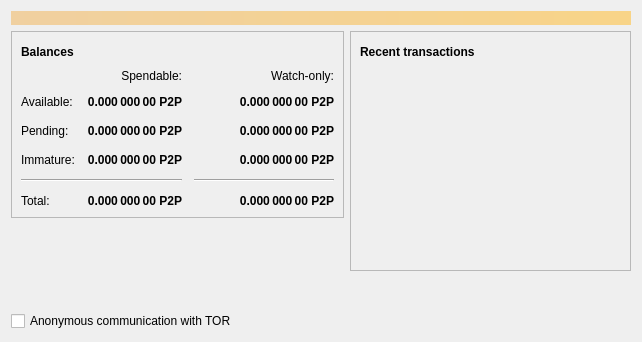
<?xml version="1.0" encoding="UTF-8"?>
<ui version="4.0">
 <class>OverviewPage</class>
 <widget class="QWidget" name="OverviewPage">
  <property name="geometry">
   <rect>
    <x>0</x>
    <y>0</y>
    <width>642</width>
    <height>342</height>
   </rect>
  </property>
  <property name="windowTitle">
   <string>Form</string>
  </property>
  <layout class="QVBoxLayout" name="topLayout">
   <item>
    <widget class="QLabel" name="labelAlerts">
     <property name="visible">
      <bool>false</bool>
     </property>
     <property name="styleSheet">
      <string notr="true">QLabel { background-color: qlineargradient(x1: 0, y1: 0, x2: 1, y2: 0, stop:0 #F0D0A0, stop:1 #F8D488); color:#000000; }</string>
     </property>
     <property name="wordWrap">
      <bool>true</bool>
     </property>
     <property name="margin">
      <number>3</number>
     </property>
     <property name="textInteractionFlags">
      <set>Qt::TextSelectableByMouse</set>
     </property>
    </widget>
   </item>
   <item>
    <layout class="QHBoxLayout" name="horizontalLayout" stretch="1,1">
     <item>
      <layout class="QVBoxLayout" name="verticalLayout_2">
       <item>
        <widget class="QFrame" name="frame">
         <property name="frameShape">
          <enum>QFrame::StyledPanel</enum>
         </property>
         <property name="frameShadow">
          <enum>QFrame::Raised</enum>
         </property>
         <layout class="QVBoxLayout" name="verticalLayout_4">
          <item>
           <layout class="QHBoxLayout" name="horizontalLayout_4">
            <item>
             <widget class="QLabel" name="label_5">
              <property name="font">
               <font>
                <weight>75</weight>
                <bold>true</bold>
               </font>
              </property>
              <property name="text">
               <string>Balances</string>
              </property>
             </widget>
            </item>
            <item>
             <widget class="QPushButton" name="labelWalletStatus">
              <property name="enabled">
               <bool>false</bool>
              </property>
              <property name="maximumSize">
               <size>
                <width>30</width>
                <height>16777215</height>
               </size>
              </property>
              <property name="toolTip">
               <string>The displayed information may be out of date. Your wallet automatically synchronizes with the Eledger network after a connection is established, but this process has not completed yet.</string>
              </property>
              <property name="text">
               <string/>
              </property>
              <property name="icon">
               <iconset resource="../bitcoin.qrc">
                <normaloff>:/icons/warning</normaloff>
                <disabledoff>:/icons/warning</disabledoff>:/icons/warning</iconset>
              </property>
              <property name="iconSize">
               <size>
                <width>24</width>
                <height>24</height>
               </size>
              </property>
              <property name="flat">
               <bool>true</bool>
              </property>
             </widget>
            </item>
            <item>
             <spacer name="horizontalSpacer_3">
              <property name="orientation">
               <enum>Qt::Horizontal</enum>
              </property>
              <property name="sizeHint" stdset="0">
               <size>
                <width>40</width>
                <height>20</height>
               </size>
              </property>
             </spacer>
            </item>
           </layout>
          </item>
          <item>
           <layout class="QGridLayout" name="gridLayout">
            <property name="spacing">
             <number>12</number>
            </property>
            <item row="2" column="2">
             <widget class="QLabel" name="labelWatchPending">
              <property name="font">
               <font>
                <weight>75</weight>
                <bold>true</bold>
               </font>
              </property>
              <property name="cursor">
               <cursorShape>IBeamCursor</cursorShape>
              </property>
              <property name="toolTip">
               <string>Unconfirmed transactions to watch-only addresses</string>
              </property>
              <property name="text">
               <string notr="true">0.000 000 00 P2P</string>
              </property>
              <property name="alignment">
               <set>Qt::AlignRight|Qt::AlignTrailing|Qt::AlignVCenter</set>
              </property>
              <property name="textInteractionFlags">
               <set>Qt::LinksAccessibleByMouse|Qt::TextSelectableByKeyboard|Qt::TextSelectableByMouse</set>
              </property>
             </widget>
            </item>
            <item row="2" column="1">
             <widget class="QLabel" name="labelUnconfirmed">
              <property name="font">
               <font>
                <weight>75</weight>
                <bold>true</bold>
               </font>
              </property>
              <property name="cursor">
               <cursorShape>IBeamCursor</cursorShape>
              </property>
              <property name="toolTip">
               <string>Total of transactions that have yet to be confirmed, and do not yet count toward the spendable balance</string>
              </property>
              <property name="text">
               <string notr="true">0.000 000 00 P2P</string>
              </property>
              <property name="alignment">
               <set>Qt::AlignRight|Qt::AlignTrailing|Qt::AlignVCenter</set>
              </property>
              <property name="textInteractionFlags">
               <set>Qt::LinksAccessibleByMouse|Qt::TextSelectableByKeyboard|Qt::TextSelectableByMouse</set>
              </property>
             </widget>
            </item>
            <item row="3" column="2">
             <widget class="QLabel" name="labelWatchImmature">
              <property name="font">
               <font>
                <weight>75</weight>
                <bold>true</bold>
               </font>
              </property>
              <property name="cursor">
               <cursorShape>IBeamCursor</cursorShape>
              </property>
              <property name="toolTip">
               <string>Mined balance in watch-only addresses that has not yet matured</string>
              </property>
              <property name="text">
               <string notr="true">0.000 000 00 P2P</string>
              </property>
              <property name="alignment">
               <set>Qt::AlignRight|Qt::AlignTrailing|Qt::AlignVCenter</set>
              </property>
              <property name="textInteractionFlags">
               <set>Qt::LinksAccessibleByMouse|Qt::TextSelectableByKeyboard|Qt::TextSelectableByMouse</set>
              </property>
             </widget>
            </item>
            <item row="4" column="0" colspan="2">
             <widget class="Line" name="line">
              <property name="orientation">
               <enum>Qt::Horizontal</enum>
              </property>
             </widget>
            </item>
            <item row="4" column="2">
             <widget class="Line" name="lineWatchBalance">
              <property name="sizePolicy">
               <sizepolicy hsizetype="Preferred" vsizetype="Fixed">
                <horstretch>0</horstretch>
                <verstretch>0</verstretch>
               </sizepolicy>
              </property>
              <property name="minimumSize">
               <size>
                <width>140</width>
                <height>0</height>
               </size>
              </property>
              <property name="orientation">
               <enum>Qt::Horizontal</enum>
              </property>
             </widget>
            </item>
            <item row="5" column="0">
             <widget class="QLabel" name="labelTotalText">
              <property name="text">
               <string>Total:</string>
              </property>
             </widget>
            </item>
            <item row="3" column="1">
             <widget class="QLabel" name="labelImmature">
              <property name="font">
               <font>
                <weight>75</weight>
                <bold>true</bold>
               </font>
              </property>
              <property name="cursor">
               <cursorShape>IBeamCursor</cursorShape>
              </property>
              <property name="toolTip">
               <string>Mined balance that has not yet matured</string>
              </property>
              <property name="text">
               <string notr="true">0.000 000 00 P2P</string>
              </property>
              <property name="alignment">
               <set>Qt::AlignRight|Qt::AlignTrailing|Qt::AlignVCenter</set>
              </property>
              <property name="textInteractionFlags">
               <set>Qt::LinksAccessibleByMouse|Qt::TextSelectableByKeyboard|Qt::TextSelectableByMouse</set>
              </property>
             </widget>
            </item>
            <item row="2" column="3">
             <spacer name="horizontalSpacer_2">
              <property name="orientation">
               <enum>Qt::Horizontal</enum>
              </property>
              <property name="sizeHint" stdset="0">
               <size>
                <width>40</width>
                <height>20</height>
               </size>
              </property>
             </spacer>
            </item>
            <item row="3" column="0">
             <widget class="QLabel" name="labelImmatureText">
              <property name="text">
               <string>Immature:</string>
              </property>
             </widget>
            </item>
            <item row="5" column="1">
             <widget class="QLabel" name="labelTotal">
              <property name="font">
               <font>
                <weight>75</weight>
                <bold>true</bold>
               </font>
              </property>
              <property name="cursor">
               <cursorShape>IBeamCursor</cursorShape>
              </property>
              <property name="toolTip">
               <string>Your current total balance</string>
              </property>
              <property name="text">
               <string notr="true">0.000 000 00 P2P</string>
              </property>
              <property name="alignment">
               <set>Qt::AlignRight|Qt::AlignTrailing|Qt::AlignVCenter</set>
              </property>
              <property name="textInteractionFlags">
               <set>Qt::LinksAccessibleByMouse|Qt::TextSelectableByKeyboard|Qt::TextSelectableByMouse</set>
              </property>
             </widget>
            </item>
            <item row="5" column="2">
             <widget class="QLabel" name="labelWatchTotal">
              <property name="font">
               <font>
                <weight>75</weight>
                <bold>true</bold>
               </font>
              </property>
              <property name="cursor">
               <cursorShape>IBeamCursor</cursorShape>
              </property>
              <property name="toolTip">
               <string>Current total balance in watch-only addresses</string>
              </property>
              <property name="text">
               <string notr="true">0.000 000 00 P2P</string>
              </property>
              <property name="alignment">
               <set>Qt::AlignRight|Qt::AlignTrailing|Qt::AlignVCenter</set>
              </property>
              <property name="textInteractionFlags">
               <set>Qt::LinksAccessibleByMouse|Qt::TextSelectableByKeyboard|Qt::TextSelectableByMouse</set>
              </property>
             </widget>
            </item>
            <item row="0" column="2">
             <widget class="QLabel" name="labelWatchonly">
              <property name="text">
               <string>Watch-only:</string>
              </property>
              <property name="alignment">
               <set>Qt::AlignRight|Qt::AlignTrailing|Qt::AlignVCenter</set>
              </property>
             </widget>
            </item>
            <item row="1" column="0">
             <widget class="QLabel" name="labelBalanceText">
              <property name="text">
               <string>Available:</string>
              </property>
             </widget>
            </item>
            <item row="1" column="1">
             <widget class="QLabel" name="labelBalance">
              <property name="font">
               <font>
                <weight>75</weight>
                <bold>true</bold>
               </font>
              </property>
              <property name="cursor">
               <cursorShape>IBeamCursor</cursorShape>
              </property>
              <property name="toolTip">
               <string>Your current spendable balance</string>
              </property>
              <property name="text">
               <string notr="true">0.000 000 00 P2P</string>
              </property>
              <property name="alignment">
               <set>Qt::AlignRight|Qt::AlignTrailing|Qt::AlignVCenter</set>
              </property>
              <property name="textInteractionFlags">
               <set>Qt::LinksAccessibleByMouse|Qt::TextSelectableByKeyboard|Qt::TextSelectableByMouse</set>
              </property>
             </widget>
            </item>
            <item row="1" column="2">
             <widget class="QLabel" name="labelWatchAvailable">
              <property name="font">
               <font>
                <weight>75</weight>
                <bold>true</bold>
               </font>
              </property>
              <property name="cursor">
               <cursorShape>IBeamCursor</cursorShape>
              </property>
              <property name="toolTip">
               <string>Your current balance in watch-only addresses</string>
              </property>
              <property name="text">
               <string notr="true">0.000 000 00 P2P</string>
              </property>
              <property name="alignment">
               <set>Qt::AlignRight|Qt::AlignTrailing|Qt::AlignVCenter</set>
              </property>
              <property name="textInteractionFlags">
               <set>Qt::LinksAccessibleByMouse|Qt::TextSelectableByKeyboard|Qt::TextSelectableByMouse</set>
              </property>
             </widget>
            </item>
            <item row="2" column="0">
             <widget class="QLabel" name="labelPendingText">
              <property name="text">
               <string>Pending:</string>
              </property>
             </widget>
            </item>
            <item row="0" column="1">
             <widget class="QLabel" name="labelSpendable">
              <property name="text">
               <string>Spendable:</string>
              </property>
              <property name="alignment">
               <set>Qt::AlignRight|Qt::AlignTrailing|Qt::AlignVCenter</set>
              </property>
             </widget>
            </item>
           </layout>
          </item>
         </layout>
        </widget>
       </item>
       <item>
        <spacer name="verticalSpacer">
         <property name="orientation">
          <enum>Qt::Vertical</enum>
         </property>
         <property name="sizeHint" stdset="0">
          <size>
           <width>20</width>
           <height>40</height>
          </size>
         </property>
        </spacer>
       </item>
       <item>
        <widget class="QCheckBox" name="checkboxEnabledTor">
         <property name="enabled">
          <bool>true</bool>
         </property>
         <property name="text">
          <string>Anonymous communication with TOR</string>
         </property>
         <property name="checked">
          <bool>false</bool>
         </property>
        </widget>
       </item>
      </layout>
     </item>
     <item>
      <layout class="QVBoxLayout" name="verticalLayout_3">
       <item>
        <widget class="QFrame" name="frame_2">
         <property name="frameShape">
          <enum>QFrame::StyledPanel</enum>
         </property>
         <property name="frameShadow">
          <enum>QFrame::Raised</enum>
         </property>
         <layout class="QVBoxLayout" name="verticalLayout">
          <item>
           <layout class="QHBoxLayout" name="horizontalLayout_2">
            <item>
             <widget class="QLabel" name="label_4">
              <property name="font">
               <font>
                <weight>75</weight>
                <bold>true</bold>
               </font>
              </property>
              <property name="text">
               <string>Recent transactions</string>
              </property>
             </widget>
            </item>
            <item>
             <widget class="QPushButton" name="labelTransactionsStatus">
              <property name="enabled">
               <bool>false</bool>
              </property>
              <property name="maximumSize">
               <size>
                <width>30</width>
                <height>16777215</height>
               </size>
              </property>
              <property name="toolTip">
               <string>The displayed information may be out of date. Your wallet automatically synchronizes with the Eledger network after a connection is established, but this process has not completed yet.</string>
              </property>
              <property name="text">
               <string/>
              </property>
              <property name="icon">
               <iconset resource="../bitcoin.qrc">
                <normaloff>:/icons/warning</normaloff>
                <disabledoff>:/icons/warning</disabledoff>:/icons/warning</iconset>
              </property>
              <property name="iconSize">
               <size>
                <width>24</width>
                <height>24</height>
               </size>
              </property>
              <property name="flat">
               <bool>true</bool>
              </property>
             </widget>
            </item>
            <item>
             <spacer name="horizontalSpacer">
              <property name="orientation">
               <enum>Qt::Horizontal</enum>
              </property>
              <property name="sizeHint" stdset="0">
               <size>
                <width>40</width>
                <height>20</height>
               </size>
              </property>
             </spacer>
            </item>
           </layout>
          </item>
          <item>
           <widget class="QListView" name="listTransactions">
            <property name="styleSheet">
             <string notr="true">QListView { background: transparent; }</string>
            </property>
            <property name="frameShape">
             <enum>QFrame::NoFrame</enum>
            </property>
            <property name="verticalScrollBarPolicy">
             <enum>Qt::ScrollBarAlwaysOff</enum>
            </property>
            <property name="horizontalScrollBarPolicy">
             <enum>Qt::ScrollBarAlwaysOff</enum>
            </property>
            <property name="selectionMode">
             <enum>QAbstractItemView::NoSelection</enum>
            </property>
           </widget>
          </item>
         </layout>
        </widget>
       </item>
       <item>
        <spacer name="verticalSpacer_2">
         <property name="orientation">
          <enum>Qt::Vertical</enum>
         </property>
         <property name="sizeHint" stdset="0">
          <size>
           <width>20</width>
           <height>40</height>
          </size>
         </property>
        </spacer>
       </item>
      </layout>
     </item>
    </layout>
   </item>
  </layout>
 </widget>
 <resources>
  <include location="../bitcoin.qrc"/>
 </resources>
 <connections/>
</ui>
